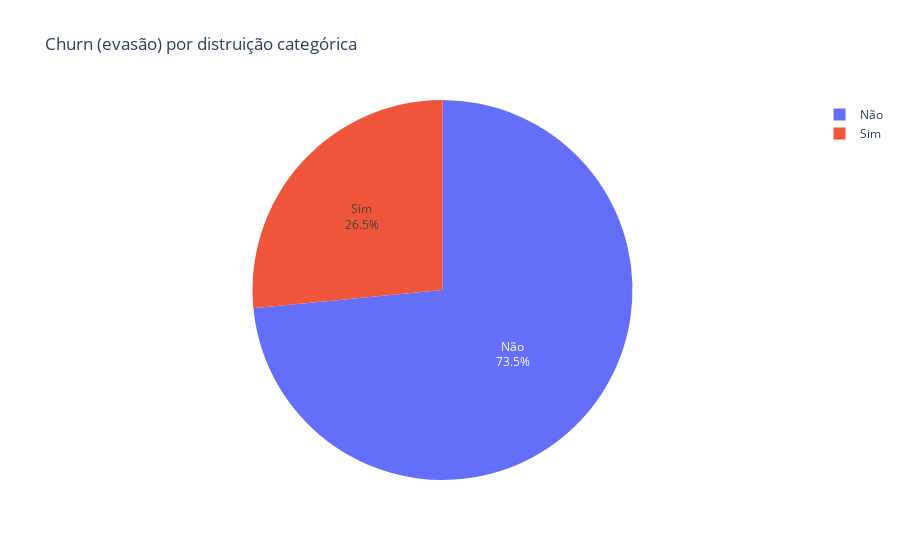

Here is the notebook cell this chart was saved with:
### Code cell
# Visualização: retenção (estabilidade dos clientes) & Churn (evasão) por distruição categórica
fig = px.pie(df['churn'].value_counts().reset_index().rename(columns={'index':'Atributo'}), values='churn', names='Atributo', title='Churn (evasão) por distruição categórica')
fig.update_traces(textposition='inside', textinfo='percent+label')
fig.show()
printmd("### Distribuição desiquilibrada")

### Figure 1 — Plotly figure (JSON) as saved in the notebook; plotly's stock layout.template omitted (floating-point values rounded to 4 significant figures)
{"data": [{"domain": {"x": [0, 1], "y": [0, 1]}, "hovertemplate": "Atributo=%{label}<br>churn=%{value}<extra></extra>", "labels": ["Não", "Sim"], "legendgroup": "", "name": "", "showlegend": true, "textinfo": "percent+label", "textposition": "inside", "type": "pie", "values": [5174, 1869]}], "layout": {"legend": {"tracegroupgap": 0}, "title": {"text": "Churn (evasão) por distruição categórica"}}}
